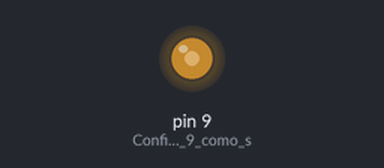
Bench run of a sketch on a simulated Arduino Uno, built with avr-gcc and run on an emulated ATmega328P. Shown: output pins drawn as LEDs (lit = HIGH).

Above: at 0.21 s.
Timing chart, 0 to 1.7 s (numbered marks = the images above):
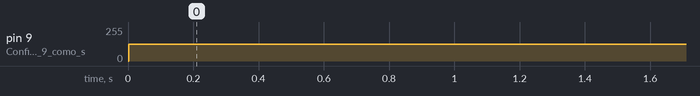

Measured:
- by itself, pin 9 (Configura_el_pin_9_como_s): 0/255 → 127/255 at 0.00 s

The sketch:

Ruido_con_FIltro_FIR.ino
```cpp
// Coeficientes FIR generados (ejemplo para un filtro pasabanda de 500-5000 Hz)
const int numTaps = 101; // Número de coeficientes
float coefficients[numTaps] = {
    -0.0002, -0.0003, 0.0005, 0.0012, 0.0018, 0.0007, -0.0026, -0.0066,
    // (continúa con el resto de los coeficientes)
    0.0033, 0.0022, 0.0011, 0.0004, -0.0001, -0.0002
};

// Buffer para almacenar muestras
float buffer[numTaps] = {0};

// Función PRNG: Generador congruencial lineal
unsigned long state = 12345; // Semilla inicial
float generateNoise() {
    state = (1664525 * state + 1013904223) % 4294967296; // 2^32
    return (float)state / 4294967296.0; // Escala el valor a [0, 1]
}

// Aplicar el filtro FIR
float applyFIR(float input) {
    // Desplaza las muestras en el buffer
    for (int i = numTaps - 1; i > 0; i--) {
        buffer[i] = buffer[i - 1];
    }
    buffer[0] = input;

    // Calcula la salida del filtro
    float output = 0;
    for (int i = 0; i < numTaps; i++) {
        output += coefficients[i] * buffer[i];
    }
    return output;
}

void setup() {
    pinMode(9, OUTPUT); // Configura el pin 9 como salida para PWM
}

void loop() {
    // Genera una muestra pseudoaleatoria
    float rawNoise = generateNoise();               // Ruido blanco sin filtrar

    // Aplica el filtro FIR pasabanda
    float filteredNoise = applyFIR(rawNoise);

    // Escala a rango 0-255 para PWM
    int audioSample = (filteredNoise + 1.0) * 127.5; // Convertir de [-1, 1] a [0, 255]

    // Salida de audio por PWM
    analogWrite(9, audioSample);

    // Control de la frecuencia de muestreo (~44.1 kHz)
    delayMicroseconds(23); // 1/44,100 segundos
}
```
